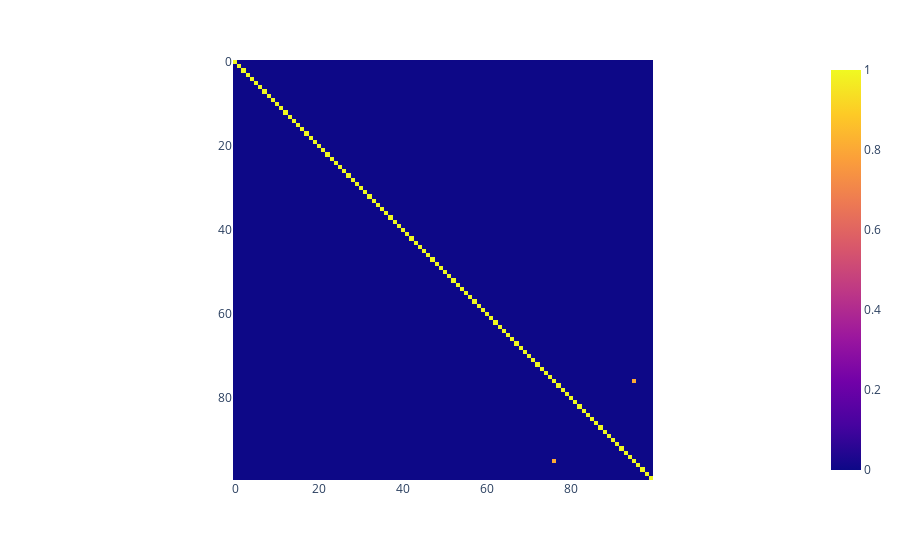

Notebook code for this chart:
### Markdown cell above
# Found Correlation in the Log Diff!!

### Code cell
D

nInst = 100
start = 0
thres = 0.8

corr = np.matrix([[0.0 for _ in range(100)] for _ in range(100)])
zorrs = {}

checked = set()

for i in range(start, nInst):
    stockA = D.iloc[:,i]
    for j in range(start, nInst):
        stockB = D.iloc[:,j]
            
        c = np.corrcoef(stockA, stockB)[0][1]
        if abs(c) >= thres:
            corr[i, j] = c


plt.imshow(corr)

### Figure 1 — Plotly figure (JSON) as saved in the notebook; plotly's stock layout.template omitted (floating-point values rounded to 4 significant figures; data arrays with more than 128 entries replaced by an {"elided": "..."} marker saying what was removed)
{"data": [{"coloraxis": "coloraxis", "hovertemplate": "x: %{x}<br>y: %{y}<br>color: %{z}<extra></extra>", "name": "0", "type": "heatmap", "xaxis": "x", "yaxis": "y", "z": {"elided": "100x100 float values"}}], "layout": {"coloraxis": {"colorscale": [[0, "#0d0887"], [0.1111, "#46039f"], [0.2222, "#7201a8"], [0.3333, "#9c179e"], [0.4444, "#bd3786"], [0.5556, "#d8576b"], [0.6667, "#ed7953"], [0.7778, "#fb9f3a"], [0.8889, "#fdca26"], [1, "#f0f921"]]}, "margin": {"t": 60}, "xaxis": {"anchor": "y", "constrain": "domain", "domain": [0, 1], "scaleanchor": "y"}, "yaxis": {"anchor": "x", "autorange": "reversed", "constrain": "domain", "domain": [0, 1]}}}
